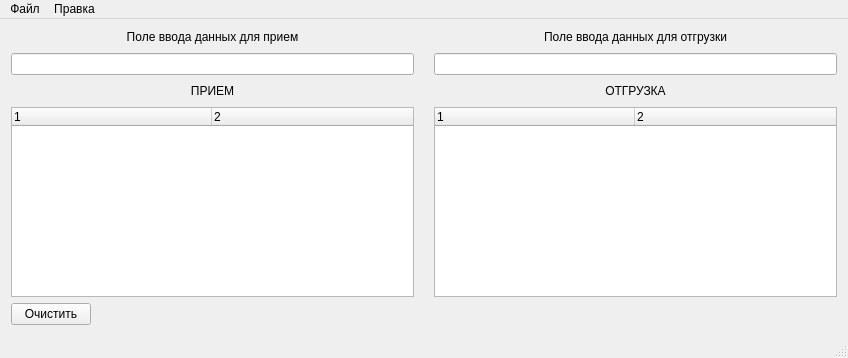
<?xml version="1.0" encoding="UTF-8"?>
<ui version="4.0">
 <class>MainWindow</class>
 <widget class="QMainWindow" name="MainWindow">
  <property name="geometry">
   <rect>
    <x>0</x>
    <y>0</y>
    <width>848</width>
    <height>358</height>
   </rect>
  </property>
  <property name="windowTitle">
   <string>MainWindow</string>
  </property>
  <widget class="QWidget" name="centralWidget">
   <layout class="QGridLayout" name="gridLayout_2">
    <item row="0" column="0" colspan="2">
     <layout class="QHBoxLayout" name="horizontalLayout" stretch="0,0">
      <property name="spacing">
       <number>20</number>
      </property>
      <item>
       <layout class="QVBoxLayout" name="verticalLayout">
        <property name="spacing">
         <number>9</number>
        </property>
        <item>
         <widget class="QLabel" name="label_3">
          <property name="text">
           <string>Поле ввода данных для прием</string>
          </property>
          <property name="alignment">
           <set>Qt::AlignCenter</set>
          </property>
         </widget>
        </item>
        <item>
         <widget class="QLineEdit" name="lineEdit"/>
        </item>
        <item>
         <widget class="QLabel" name="label_2">
          <property name="text">
           <string>ПРИЕМ</string>
          </property>
          <property name="alignment">
           <set>Qt::AlignCenter</set>
          </property>
         </widget>
        </item>
        <item>
         <widget class="QTreeWidget" name="treeWidget">
          <property name="uniformRowHeights">
           <bool>false</bool>
          </property>
          <property name="columnCount">
           <number>2</number>
          </property>
          <attribute name="headerDefaultSectionSize">
           <number>200</number>
          </attribute>
          <attribute name="headerMinimumSectionSize">
           <number>50</number>
          </attribute>
          <column>
           <property name="text">
            <string notr="true">1</string>
           </property>
          </column>
          <column>
           <property name="text">
            <string notr="true">2</string>
           </property>
          </column>
         </widget>
        </item>
       </layout>
      </item>
      <item>
       <layout class="QVBoxLayout" name="verticalLayout_2">
        <property name="spacing">
         <number>9</number>
        </property>
        <item>
         <widget class="QLabel" name="label_4">
          <property name="text">
           <string>Поле ввода данных для отгрузки</string>
          </property>
          <property name="alignment">
           <set>Qt::AlignCenter</set>
          </property>
         </widget>
        </item>
        <item>
         <widget class="QLineEdit" name="lineEdit_2"/>
        </item>
        <item>
         <widget class="QLabel" name="label">
          <property name="text">
           <string>ОТГРУЗКА</string>
          </property>
          <property name="alignment">
           <set>Qt::AlignCenter</set>
          </property>
         </widget>
        </item>
        <item>
         <widget class="QTreeWidget" name="treeWidget_2">
          <property name="columnCount">
           <number>2</number>
          </property>
          <attribute name="headerCascadingSectionResizes">
           <bool>true</bool>
          </attribute>
          <attribute name="headerDefaultSectionSize">
           <number>200</number>
          </attribute>
          <attribute name="headerStretchLastSection">
           <bool>true</bool>
          </attribute>
          <column>
           <property name="text">
            <string notr="true">1</string>
           </property>
          </column>
          <column>
           <property name="text">
            <string notr="true">2</string>
           </property>
          </column>
         </widget>
        </item>
       </layout>
      </item>
     </layout>
    </item>
    <item row="1" column="0" alignment="Qt::AlignLeft">
     <widget class="QPushButton" name="pbClear">
      <property name="locale">
       <locale language="Russian" country="Russia"/>
      </property>
      <property name="text">
       <string>Очистить</string>
      </property>
     </widget>
    </item>
    <item row="1" column="1">
     <spacer name="horizontalSpacer_2">
      <property name="orientation">
       <enum>Qt::Horizontal</enum>
      </property>
      <property name="sizeHint" stdset="0">
       <size>
        <width>744</width>
        <height>20</height>
       </size>
      </property>
     </spacer>
    </item>
   </layout>
  </widget>
  <widget class="QMenuBar" name="menuBar">
   <property name="geometry">
    <rect>
     <x>0</x>
     <y>0</y>
     <width>848</width>
     <height>20</height>
    </rect>
   </property>
   <property name="locale">
    <locale language="Russian" country="Russia"/>
   </property>
   <property name="defaultUp">
    <bool>false</bool>
   </property>
   <property name="nativeMenuBar">
    <bool>true</bool>
   </property>
   <widget class="QMenu" name="menu">
    <property name="title">
     <string>Файл</string>
    </property>
    <addaction name="separator"/>
    <addaction name="separator"/>
    <addaction name="action_exit"/>
    <addaction name="separator"/>
   </widget>
   <widget class="QMenu" name="menu_2">
    <property name="title">
     <string>Правка</string>
    </property>
    <addaction name="action_edit"/>
   </widget>
   <addaction name="menu"/>
   <addaction name="menu_2"/>
  </widget>
  <widget class="QStatusBar" name="statusBar"/>
  <action name="action_exit">
   <property name="text">
    <string>Выйти</string>
   </property>
   <property name="shortcut">
    <string>Ctrl+Q</string>
   </property>
  </action>
  <action name="action_edit">
   <property name="text">
    <string>Справочник номенклатуры</string>
   </property>
  </action>
 </widget>
 <layoutdefault spacing="6" margin="11"/>
 <resources/>
 <connections/>
</ui>
